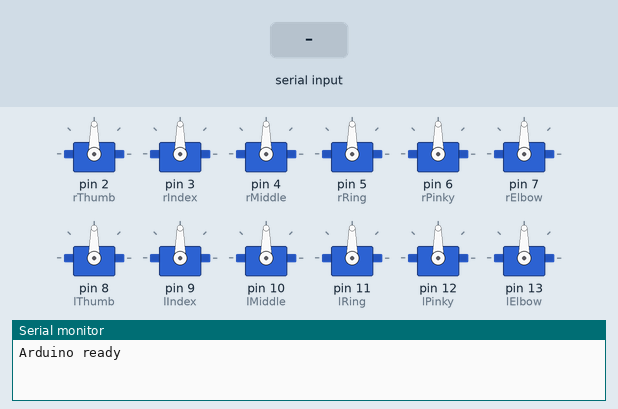
Simulated run of this sketch. Board: Arduino Uno, built with avr-gcc and run on an emulated ATmega328P. Parts: 12 × servo, the last lines printed to the serial monitor. The inputs (shaded band) are chosen by the test bench.

Above: at 1.2 s.
1.3 s: "Left:\n" received over Serial
At 1.8 s:
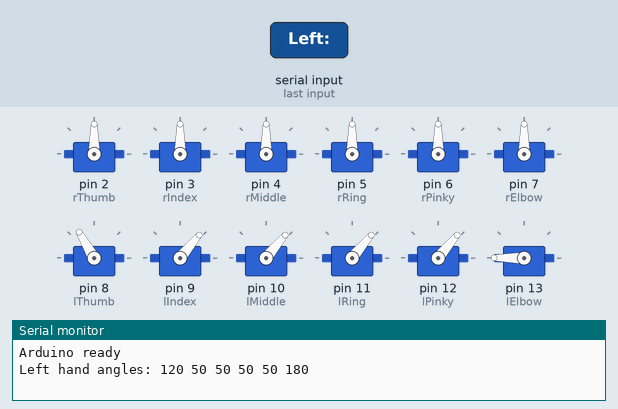
2.8 s: "Right:\n" received over Serial
At 4.0 s:
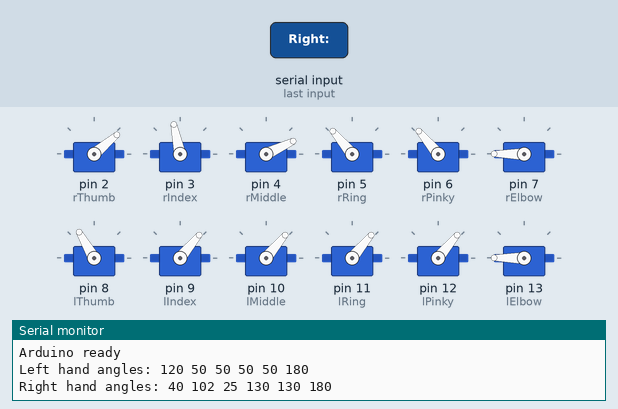
4.3 s: "Left:90\n" received over Serial
At 5.3 s:
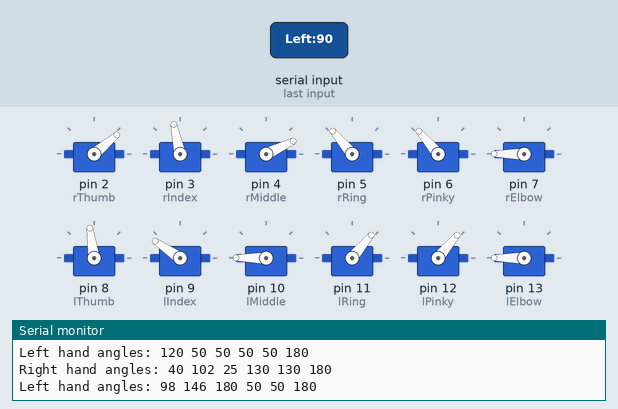
5.8 s: "Left: 45\n" received over Serial
At 6.5 s:
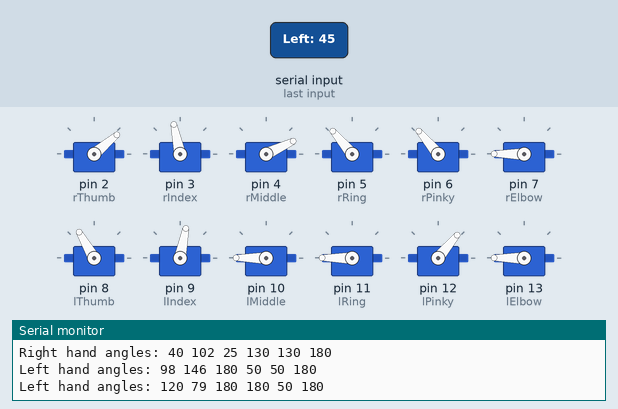
7.3 s: "Right:90\n" received over Serial
At 7.7 s:
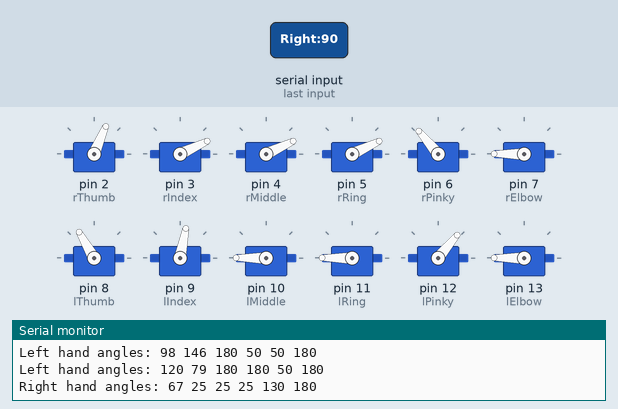
8.8 s: "Left:\n" received over Serial
At 9.9 s:
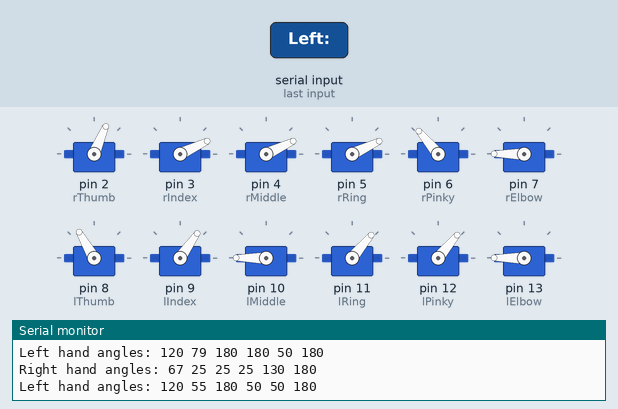
Timing chart, 0 to 11.3 s (numbered marks = the images above; inputs shaded):
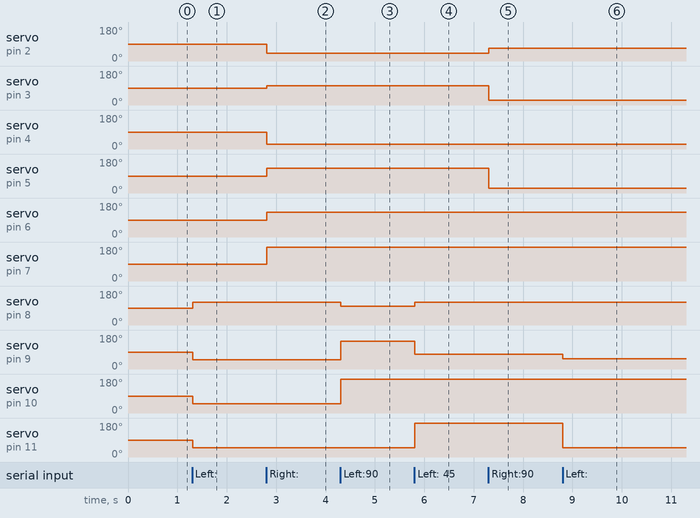

The sketch:

UnityVRControlCode.ino
```cpp
#include <Servo.h>

Servo rThumb; // Right hand servos
Servo rIndex;
Servo rMiddle;
Servo rRing;
Servo rPinky;

Servo lThumb; // Left hand servos
Servo lIndex;
Servo lMiddle;
Servo lRing;
Servo lPinky;

Servo rElbow;
Servo lElbow;

String data = "";

void setup() {
  Serial.begin(9600);
  Serial.println("Arduino ready");

  // Right hand servos
  rThumb.attach(2);    //min 130 max 40
  rIndex.attach(3);    //min 25  max 130
  rMiddle.attach(4);   //min 25  max 130
  rRing.attach(5);     //min 25  max 130
  rPinky.attach(6);    //min 25  max 130
  rElbow.attach(7);

  // Left hand servos
  lThumb.attach(8);    //min 45  max 120
  lIndex.attach(9);    //min 180 max 50
  lMiddle.attach(10);  //min 180 max 50
  lRing.attach(11);    //min 180 max 50
  lPinky.attach(12);   //min 180 max 50
  lElbow.attach(13);
}

void loop() {
  if (Serial.available() > 0) {
    data = Serial.readStringUntil('\n');

    // Check if data starts with "Left" or "Right"
    if (data.startsWith("Left:")) {
      processHandData(data.substring(5), true); // Process left hand
    }
    else if (data.startsWith("Right:")) {
      processHandData(data.substring(6), false); // Process right hand
    }
  }
}

void processHandData(String angleData, bool isLeftHand) {
  int angles[6];
  int index = 0;

  int startIndex = 0;
  int endIndex = angleData.indexOf(' ');

  // Serial.print(angleData);

  while (endIndex != -1 && index < 6) {
    angles[index++] = angleData.substring(startIndex, endIndex).toInt();
    startIndex = endIndex + 1;
    endIndex = angleData.indexOf(' ', startIndex);
  }
  if (index < 6) {
    angles[index] = angleData.substring(startIndex).toInt();
  }

  // Map the angles to servo ranges -- NEED TO BE EDITED FOR THON BOT HANDS
  //This is for INMOVE hands
  // angles[0] = map(constrain(angles[0], 30, 230), 30, 230, 0, 130);
  // angles[1] = map(constrain(angles[1], 20, 130), 20, 130, 0, 130);
  // angles[2] = map(constrain(angles[2], 10, 130), 10, 130, 0, 150);
  // angles[3] = map(constrain(angles[3], 10, 150), 10, 150, 0, 135);
  // angles[4] = map(constrain(angles[4], 20, 120), 20, 120, 0, 120);

  //This is for THONBOT hands
  if (isLeftHand) {
      //Left: Thumb --> Pinky
    angles[0] = map(constrain(angles[0], 30, 230), 30, 230, 120, 45);
    angles[1] = map(constrain(angles[1], 20, 130), 20, 130, 50, 180);
    angles[2] = map(constrain(angles[2], 10, 130), 10, 130, 50, 180);
    angles[3] = map(constrain(angles[3], 10, 150), 10, 150, 50, 180);
    angles[4] = map(constrain(angles[4], 20, 120), 20, 120, 50, 180);
    angles[5] = map(constrain(angles[5], 0, 80), 0, 80, 0, 180); //Editing needed
  } else {
      //Right: Thumb --> Pinky
    angles[0] = map(constrain(angles[0], 30, 230), 30, 230, 40, 130);
    angles[1] = map(constrain(angles[1], 20, 130), 20, 130, 130, 25);
    angles[2] = map(constrain(angles[2], 10, 130), 10, 130, 130, 25);
    angles[3] = map(constrain(angles[3], 10, 150), 10, 150, 130, 25);
    angles[4] = map(constrain(angles[4], 20, 120), 20, 120, 130, 25);
    // angles[5] = map(constrain(angles[5], 20, 120), 20, 120, 130, 25);
    angles[5] = map(constrain(angles[5], 0, 80), 0, 80, 0, 180); //Editing needed
  }


  // Control the appropriate servos based on which hand it is
  if (isLeftHand) {
    lThumb.write(angles[0]);
    lIndex.write(angles[1]);
    lMiddle.write(angles[2]);
    lRing.write(angles[3]);
    lPinky.write(angles[4]);
    lElbow.write(angles[5]);
  } else {
    rThumb.write(angles[0]);
    rIndex.write(angles[1]);
    rMiddle.write(angles[2]);
    rRing.write(angles[3]);
    rPinky.write(angles[4]);
    rElbow.write(angles[5]);
  }

  Serial.print(isLeftHand ? "Left" : "Right");
  Serial.print(" hand angles: ");
  for (int i = 0; i < 6; i++) {
    Serial.print(String(angles[i]) + " ");
  }
  Serial.println();
}
```

Measured:
- after the input at 1.3 s, servo on pin 8 (lThumb): 90° → 120° at once; servo on pin 9 (lIndex), servo on pin 10 (lMiddle), servo on pin 11 (lRing), servo on pin 12 (lPinky): 90° → 50° at once; servo on pin 13 (lElbow): 90° → 180° at once
- after the input at 2.8 s, servo on pin 2 (rThumb): 90° → 40° at once; servo on pin 3 (rIndex): 90° → 102° at once; servo on pin 4 (rMiddle): 90° → 25° at once; servo on pin 5 (rRing), servo on pin 6 (rPinky): 90° → 130° at once; servo on pin 7 (rElbow): 90° → 180° at once
- after the input at 4.3 s, servo on pin 8 (lThumb): 120° → 98° at once; servo on pin 9 (lIndex): 50° → 146° at once; servo on pin 10 (lMiddle): 50° → 180° at once
- after the input at 5.8 s, servo on pin 8 (lThumb): 98° → 120° at once; servo on pin 9 (lIndex): 146° → 79° at once; servo on pin 11 (lRing): 50° → 180° at once
- after the input at 7.3 s, servo on pin 2 (rThumb): 40° → 67° at once; servo on pin 3 (rIndex): 102° → 25° at once; servo on pin 5 (rRing): 130° → 25° at once
- after the input at 8.8 s, servo on pin 9 (lIndex): 79° → 55° at once; servo on pin 11 (lRing): 180° → 50° at once
